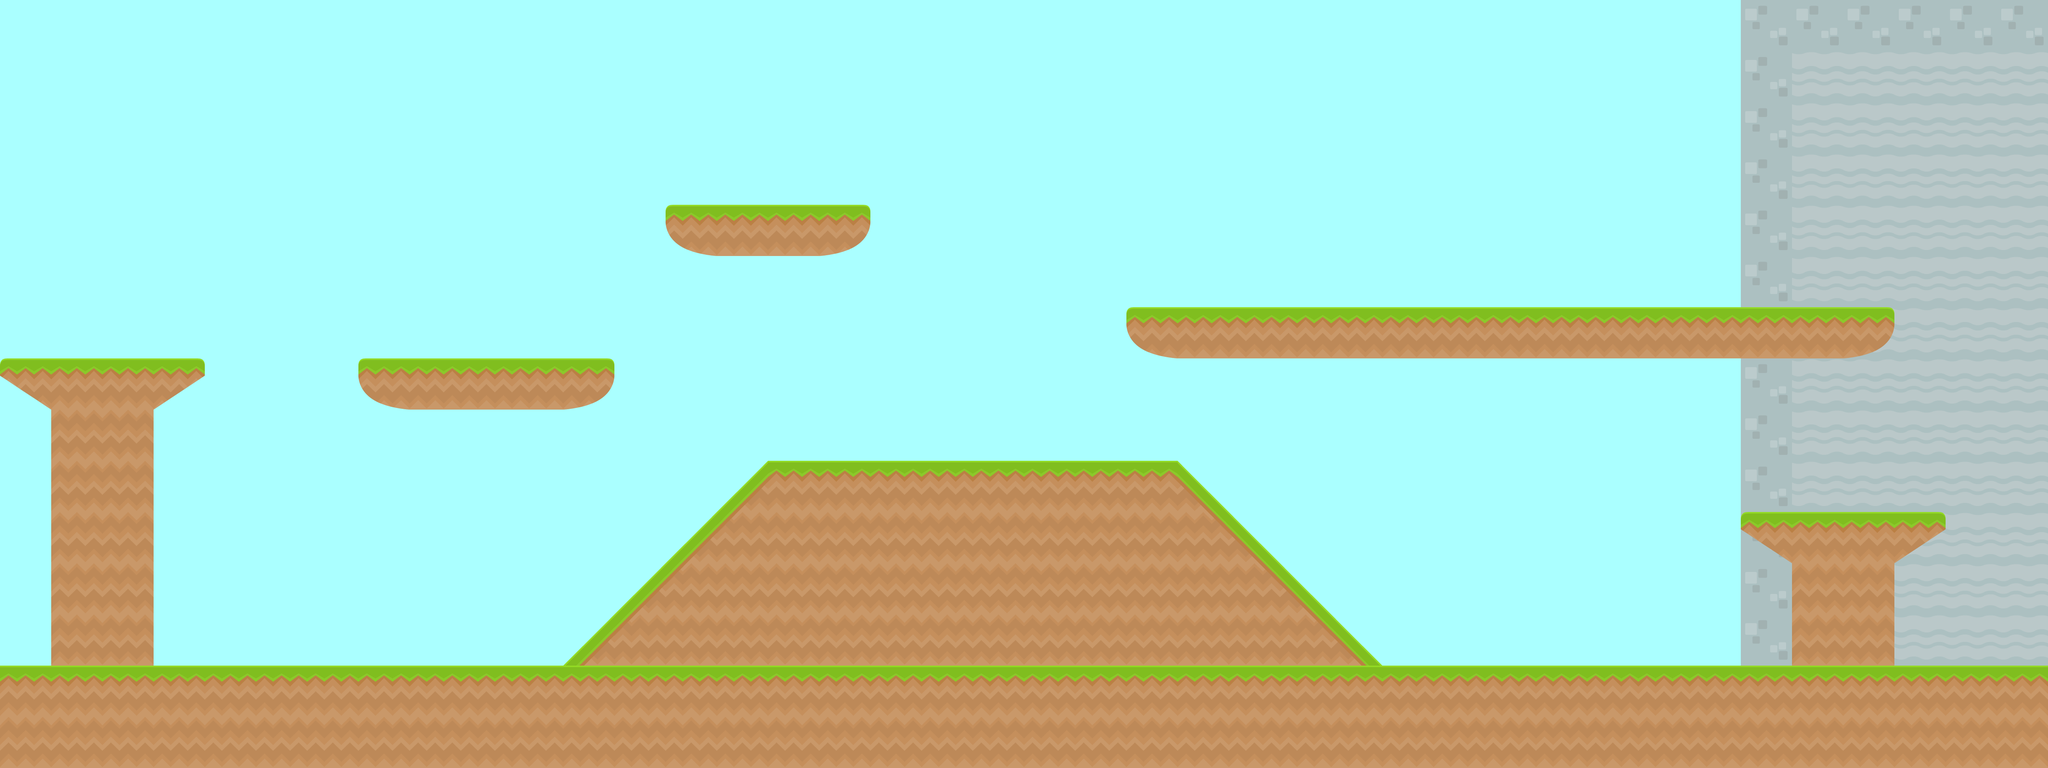

Rendered tile map (Tiled .tmx) drawn with the repository's tilesets; below, a short description and the map source with its tile grids summarised:
An orthogonal 40x15 tile map with 128x128 px tiles, 3 tile layers (background, middleground, foreground) and 10 objects (mainPlayer).

<map version="1.0" tiledversion="1.0.2" orientation="orthogonal" renderorder="left-up" width="40" height="15" tilewidth="128" tileheight="128" backgroundcolor="#aaffff" nextobjectid="12">
 <tileset firstgid="1" name="spritesheet_complete" tilewidth="128" tileheight="128" tilecount="2048" columns="8">
  <image source="../img/map/spritesheet_ground.png" width="1024" height="2048" />
 </tileset>
 <layer name="background" width="40" height="15">
  <data>[600 cells, 160 non-empty, 3 distinct tile ids]</data>
 </layer>
 <layer name="middleground" width="40" height="15">
  <data>[600 cells, 58 non-empty, 5 distinct tile ids]</data>
 </layer>
 <objectgroup name="objects">
  <object id="1" name="mainPlayer" x="1032" y="824" width="32" height="64">
   <properties>
    <property name="framewidth" type="int" value="64" />
    <property name="image" value="gripe_run_right" />
   </properties>
  </object>
 </objectgroup>
 <layer name="foreground" width="40" height="15">
  <data>[600 cells, 120 non-empty, 6 distinct tile ids]</data>
 </layer>
 <objectgroup name="collision">
  <object id="2" x="900" y="900" width="632" height="116" />
  <object id="3" x="1664" y="516" width="508" height="120" />
  <object id="4" x="2820" y="768" width="1912" height="124" />
  <object id="5" x="4356" y="1280" width="504" height="40" />
  <object id="6" x="1920" y="1152" width="1020" height="124" />
  <object id="7" x="4" y="892" width="508" height="60" />
  <object id="8" x="0" y="1664" width="5120" height="256" />
  <object id="10" x="1920" y="1156">
   <polygon points="0,0 0,516 -516,516 4,0" />
  </object>
  <object id="11" x="2940" y="1156">
   <polygon points="0,0 4,504 508,508" />
  </object>
 </objectgroup>
</map>
